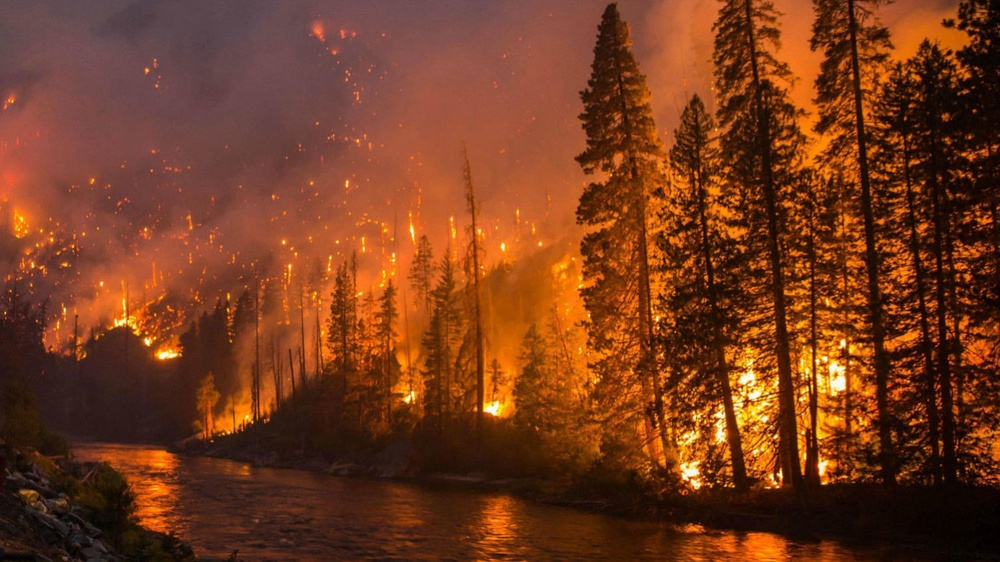
#> input picture Fire Detection/Image Dataset and Codes/FF0.jpg, 1000 x 562 px, shrunk from 1500 x 843 before the run
$ python main.py --image FF0.jpg
#> lines starting #> are read from the running program, lines starting #| are printed output that depends on the picture; after the words box and inside, x2 and y2 are one past the last pixel; in counts of white or black regions, pixels touching at a corner belong together
import numpy as np
import argparse
import imutils
import cv2
from imutils import contours
from skimage import measure

ap = argparse.ArgumentParser()
ap.add_argument("-i", "--image", required=True,help="The required path for finding image")
args = vars(ap.parse_args())

img = cv2.imread(args["image"])
#> img is the input picture: shape (562, 1000, 3); mean B, G, R 29, 58.6, 117.3
gray = cv2.cvtColor(img, cv2.COLOR_BGR2GRAY)
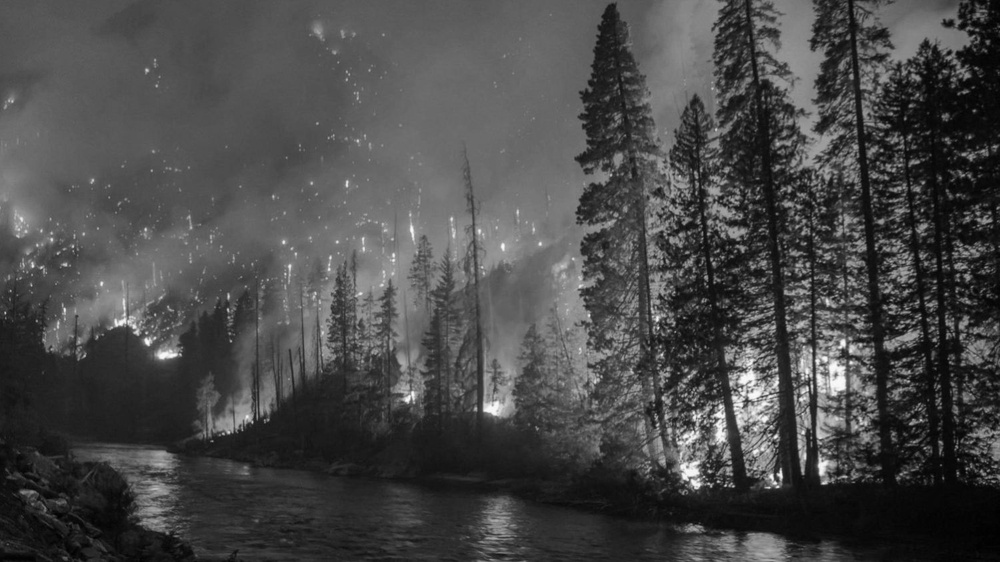
#> gray: shape (562, 1000); min 1, max 253, mean 72.8
blurred = cv2.GaussianBlur(gray, (11, 11), 0)
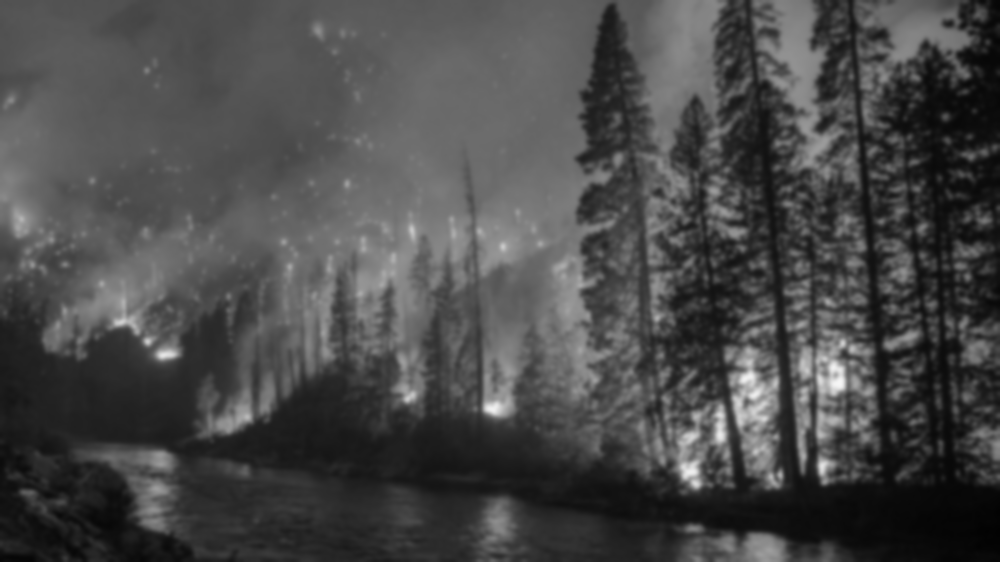
#> blurred: shape (562, 1000); min 2, max 246, mean 72.8

thresh = cv2.threshold(blurred, 150, 255, cv2.THRESH_BINARY)[1]
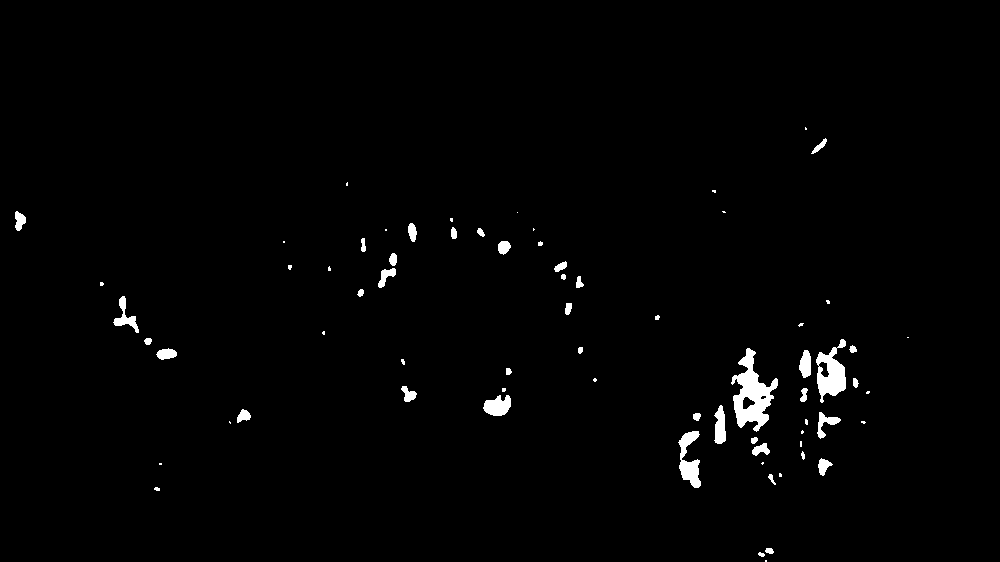
#> thresh: shape (562, 1000); 1.4% white; 71 white regions (30 under 20 px), largest, box (x1, y1, x2, y2) and area: (731, 348, 778, 432) 1784, (816, 339, 846, 403) 1034, (678, 431, 701, 488) 693
thresh = cv2.erode(thresh, None, iterations=2)
#> thresh: shape (562, 1000); 0.48% white; 41 white regions (23 under 20 px), largest, box (x1, y1, x2, y2) and area: (735, 351, 769, 424) 888, (819, 356, 844, 393) 522, (682, 462, 699, 486) 219
thresh = cv2.dilate(thresh, None, iterations=4)
#> thresh: shape (562, 1000); 2% white; 30 white regions, largest, box (x1, y1, x2, y2) and area: (731, 347, 780, 428) 2390, (815, 338, 858, 397) 1497, (678, 458, 703, 490) 633

labels = measure.label(thresh, connectivity=1, background=0)
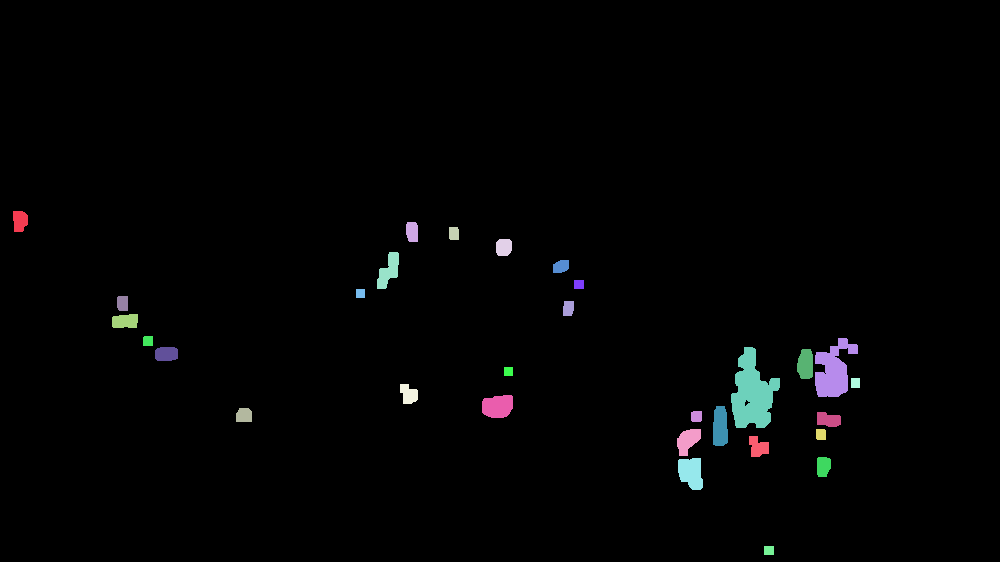
#> labels: shape (562, 1000) int64; 31 distinct labels, from 0 to 30; one colour per label, 0 black
mask = np.zeros(thresh.shape, dtype="uint8")

for label in np.unique(labels):
	if label == 0:
		continue
	labelMask = np.zeros(thresh.shape, dtype="uint8")
	labelMask[labels == label] = 255
	numPixels = cv2.countNonZero(labelMask)
	if numPixels > 200:
		mask = cv2.add(mask, labelMask)
#> this loop made 31 passes
#> numPixels on passes 2 to 13: 268, 222, 127, 248, 474, 177, 90, 81, 160, 153, 329, 99
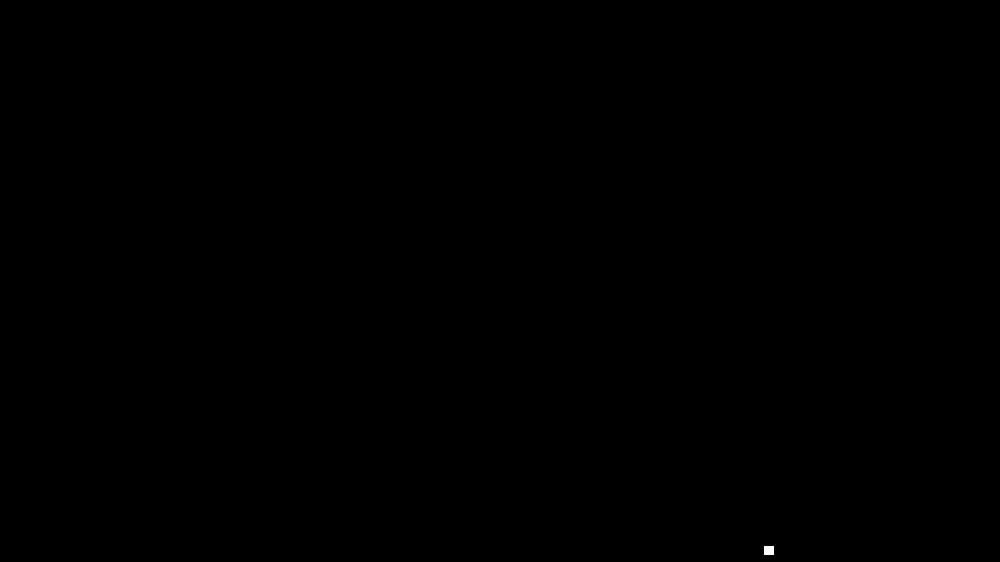
#> labelMask: shape (562, 1000); 0.02% white; 1 white region, box (x1, y1, x2, y2) and area: (764, 546, 774, 555) 90
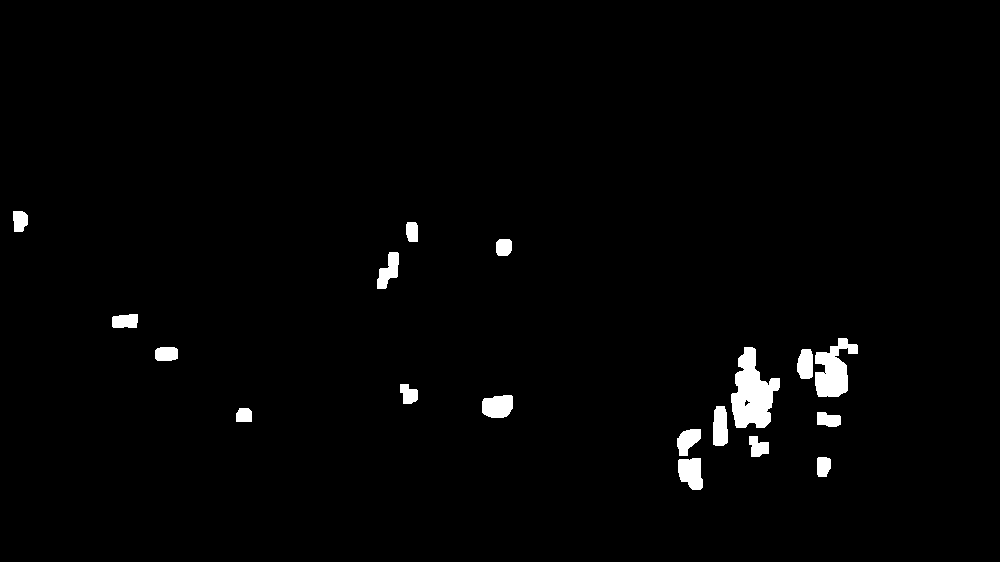
#> mask: shape (562, 1000); 1.7% white; 18 white regions

cnts = cv2.findContours(mask.copy(), cv2.RETR_EXTERNAL,cv2.CHAIN_APPROX_SIMPLE)
#> cnts = 18 contours; largest, box (x1, y1, x2, y2) and area: (731, 347, 780, 428) 2278, (815, 338, 858, 397) 1383, (678, 458, 703, 490) 584, (482, 395, 513, 418) 563, (713, 406, 728, 446) 486
cnts = imutils.grab_contours(cnts)
cnts = contours.sort_contours(cnts)[0]

for (i, c) in enumerate(cnts):
	(x, y, w, h) = cv2.boundingRect(c)
	((cX, cY), radius) = cv2.minEnclosingCircle(c)
	cv2.circle(img, (int(cX), int(cY)), int(radius),(0, 0, 255), 3)
	cv2.putText(img, "#{}".format(i + 1), (x, y - 15),cv2.FONT_HERSHEY_SIMPLEX, 0.45, (0, 0, 255), 2)
#> this loop made 18 passes
#> (x, y, w, h, cX, cY, radius) on passes 1 to 12: (13, 211, 15, 21, 17.75, 220.9, 10.97), (112, 314, 26, 14, 124.5, 320, 13.87), (155, 347, 23, 14, 166, 353.5, 11.88), (236, 408, 16, 14, 243.5, 415.9, 9.08), (377, 252, 22, 37, 387, 270, 20.59), (400, 384, 18, 20, 407.6, 392.5, 11.42), (406, 222, 12, 20, 412, 231.5, 10.74), (482, 395, 31, 23, 497, 404, 17), (496, 239, 16, 17, 503.5, 247, 9.71), (677, 429, 24, 27, 689.5, 442, 16.71), (678, 458, 25, 32, 690.2, 473.5, 18.33), (713, 406, 15, 40, 719.5, 425.5, 20.01)
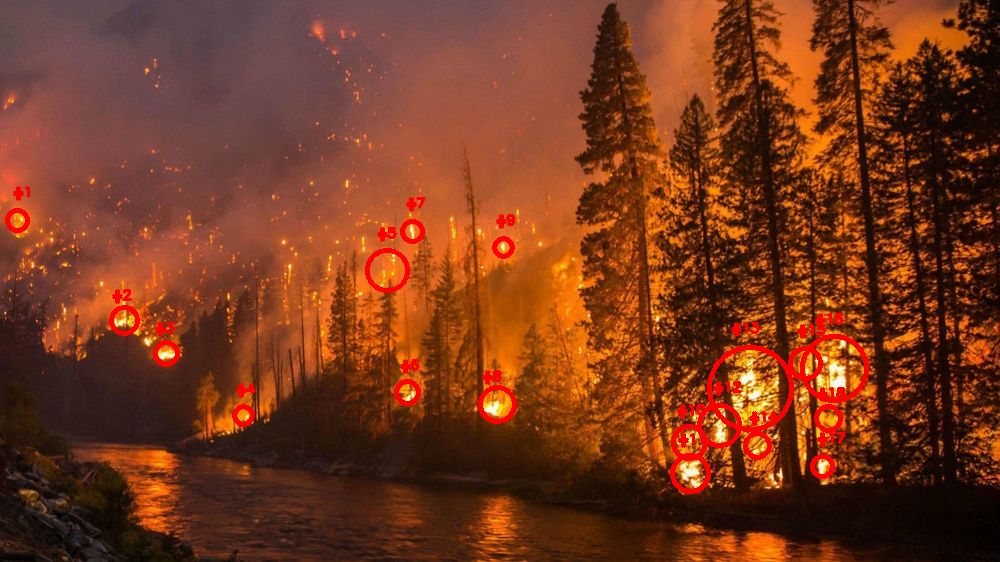
#> img: shape (562, 1000, 3); 2.1% of pixels changed, all inside (x1, y1, x2, y2) = (5, 186, 869, 494)

cv2.imshow("Image",img)
cv2.waitKey(0)

$ run again, on Fire Detection/Image Dataset and Codes/FF3.jpg
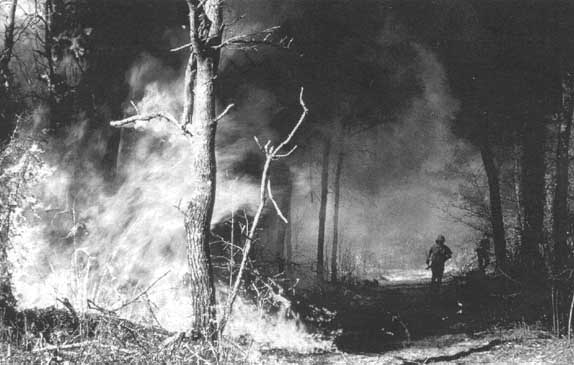
#> input picture Fire Detection/Image Dataset and Codes/FF3.jpg, 574 x 365 px
#> img is the input picture: shape (365, 574, 3); min 25, max 255, mean 111.1
#> labels: shape (365, 574) int64; 22 distinct labels, from 0 to 21
#> the loop `for label in np.unique(labels):` made 22 passes
#> numPixels on passes 2 to 9: 1212, 346, 46656, 107, 2600, 271, 443, 926
#> after the loop `for label in np.unique(labels):`:
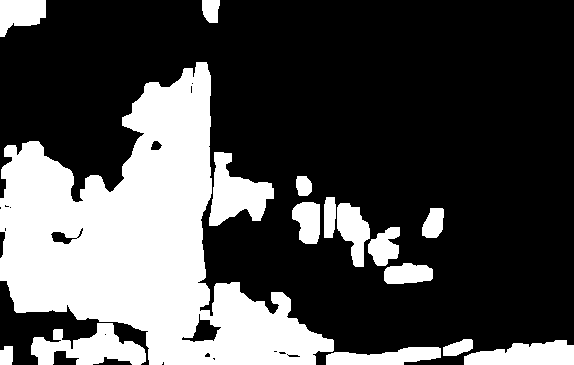
#> mask: shape (365, 574); 29.9% white; 16 white regions
#> cnts = 16 contours; largest, box (x1, y1, x2, y2) and area: (0, 62, 334, 365) 46664, (31, 323, 146, 365) 2567, (209, 152, 274, 226) 2469, (464, 340, 574, 365) 1908, (326, 347, 441, 365) 1314
#> the loop `for (i, c) in enumerate(cnts):` made 16 passes
#> (x, y, w, h, cX, cY, radius) on passes 1 to 8: (0, 346, 13, 19, 6, 355, 10.82), (0, 62, 334, 303, 168.5, 249, 193), (0, 0, 46, 37, 22.5, 18, 28.81), (31, 323, 115, 42, 88, 353, 57.56), (202, 0, 18, 23, 210.5, 10.32, 13.37), (209, 152, 65, 74, 231.9, 189.9, 41.91), (292, 202, 28, 42, 308, 222.8, 21.76), (296, 176, 16, 20, 302, 185.5, 10.74)
#> after the loop `for (i, c) in enumerate(cnts):`:
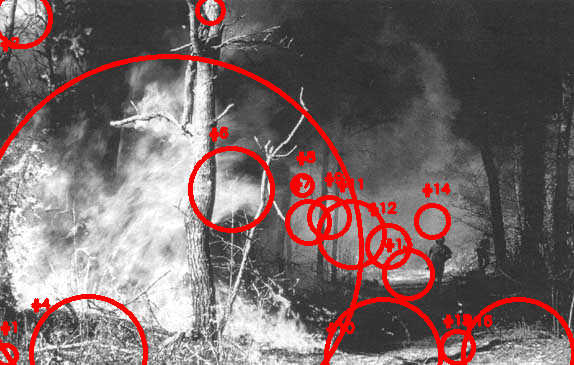
#> img: shape (365, 574, 3); 7.2% of pixels changed, all inside (x1, y1, x2, y2) = (0, 0, 574, 365)

$ run again, on Fire Detection/Image Dataset and Codes/FF5.jpg
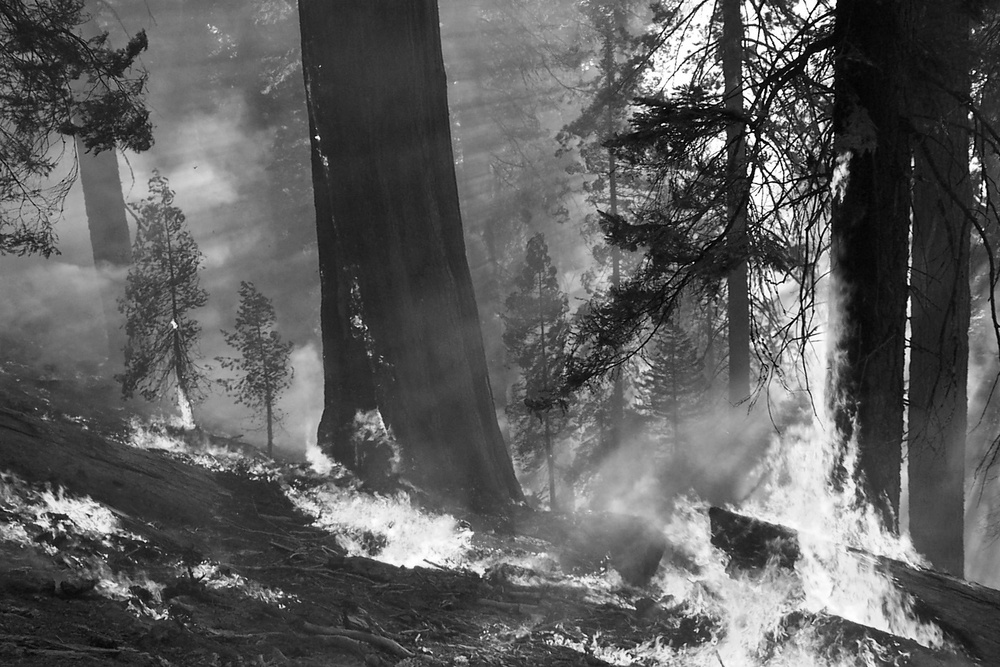
#> input picture Fire Detection/Image Dataset and Codes/FF5.jpg, 1000 x 667 px, shrunk from 1800 x 1200 before the run
#> img is the input picture: shape (667, 1000, 3); min 0, max 255, mean 94.4
#> labels: shape (667, 1000) int64; 71 distinct labels, from 0 to 70
#> the loop `for label in np.unique(labels):` made 71 passes
#> numPixels on passes 2 to 9: 360, 76, 5704, 1583, 750, 107, 253, 100
#> after the loop `for label in np.unique(labels):`:
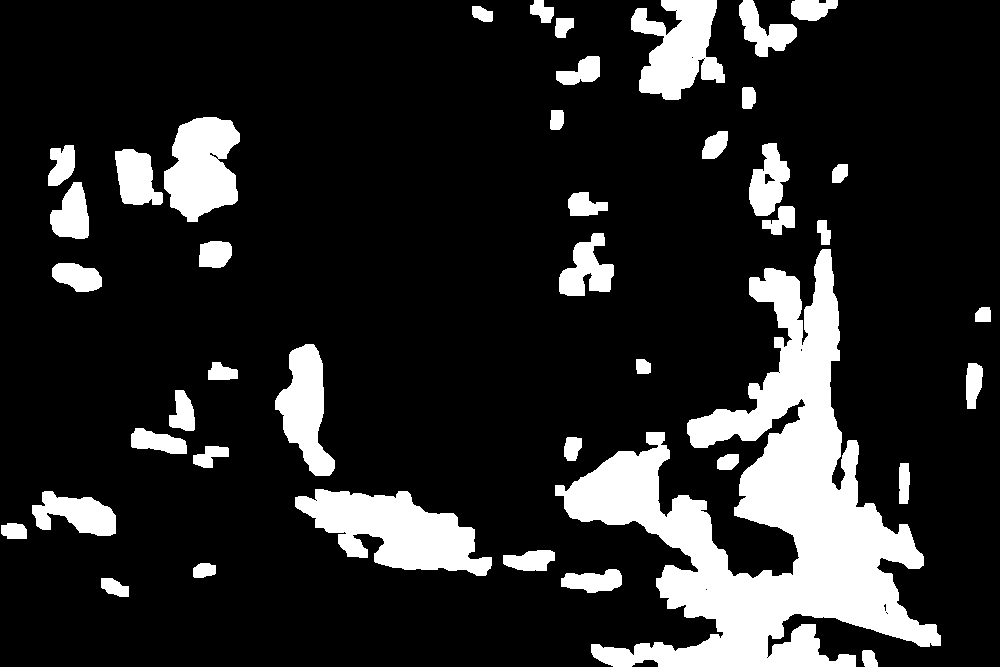
#> mask: shape (667, 1000); 16.4% white; 42 white regions
#> cnts = 42 contours; largest, box (x1, y1, x2, y2) and area: (555, 249, 941, 667) 55390, (295, 489, 492, 576) 9238, (164, 117, 240, 222) 5578, (631, 0, 725, 100) 5451, (275, 344, 335, 476) 4171
#> the loop `for (i, c) in enumerate(cnts):` made 42 passes
#> (x, y, w, h, cX, cY, radius) on passes 1 to 8: (1, 523, 26, 16, 13.5, 531.5, 14.09), (32, 491, 84, 45, 73.5, 519, 43.8), (48, 145, 27, 41, 60.5, 165, 23.59), (50, 182, 39, 57, 73.91, 210.6, 29.47), (52, 263, 50, 29, 76.5, 277, 26.1), (101, 578, 28, 19, 114.5, 587, 16.23), (115, 149, 48, 56, 137.5, 177.5, 34.76), (131, 428, 56, 26, 158.5, 443.5, 29.09)
#> after the loop `for (i, c) in enumerate(cnts):`:
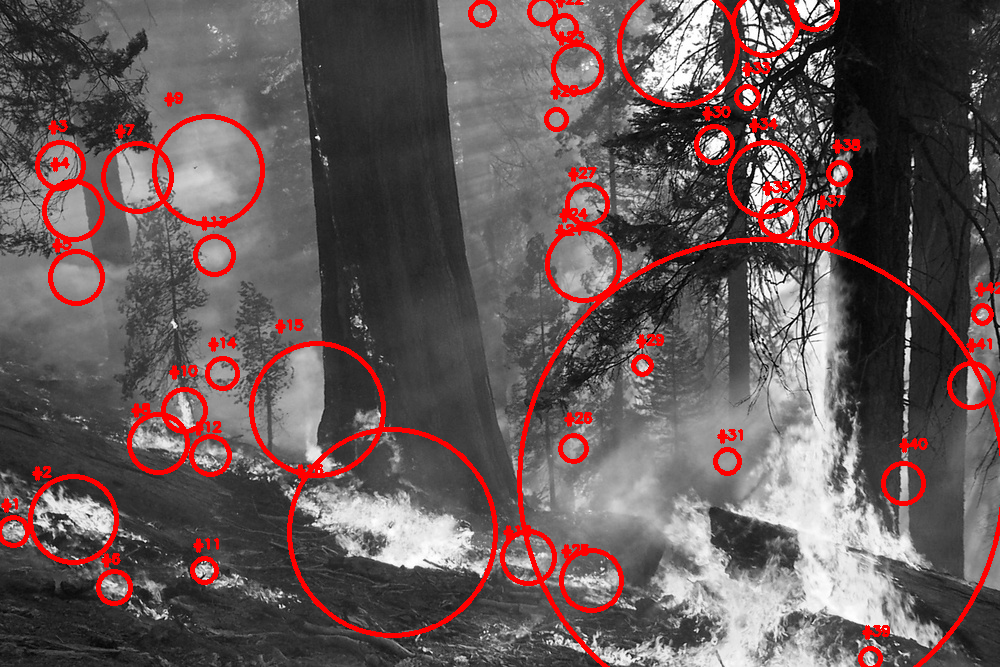
#> img: shape (667, 1000, 3); 6.38% of pixels changed, all inside (x1, y1, x2, y2) = (0, 0, 1000, 667)

$ run again, on Fire Detection/Image Dataset and Codes/FF6.jpg
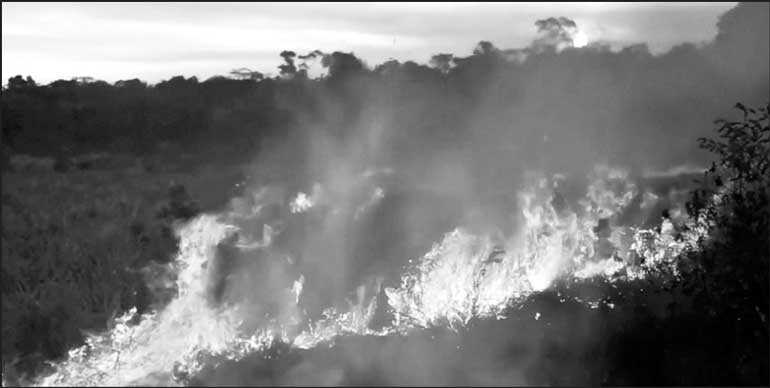
#> input picture Fire Detection/Image Dataset and Codes/FF6.jpg, 770 x 388 px
#> img is the input picture: shape (388, 770, 3); min 0, max 255, mean 119.8
#> labels: shape (388, 770) int64; 9 distinct labels, from 0 to 8
#> the loop `for label in np.unique(labels):` made 9 passes
#> numPixels on passes 2 to 9: 47462, 3110, 156, 44938, 206, 252, 139, 146
#> cnts = 5 contours; box (x1, y1, x2, y2) and area: (0, 0, 735, 87) 46646, (37, 175, 686, 388) 43829, (289, 160, 375, 234) 2978, (261, 225, 273, 248) 221, (370, 186, 385, 201) 181
#> the loop `for (i, c) in enumerate(cnts):` made 5 passes
#> (x, y, w, h, cX, cY, radius) on passes 1 to 5: (0, 0, 735, 87, 367, 43.5, 369.5), (37, 175, 649, 213, 361, 314, 332.1), (261, 225, 12, 23, 266, 236, 12.08), (289, 160, 86, 74, 332, 190, 47.89), (370, 186, 15, 15, 376.5, 193.5, 9.25)
#> after the loop `for (i, c) in enumerate(cnts):`:
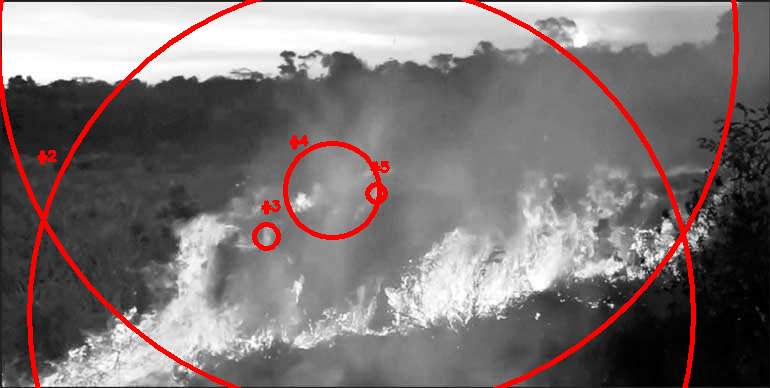
#> img: shape (388, 770, 3); 4.06% of pixels changed, all inside (x1, y1, x2, y2) = (0, 0, 739, 388)
